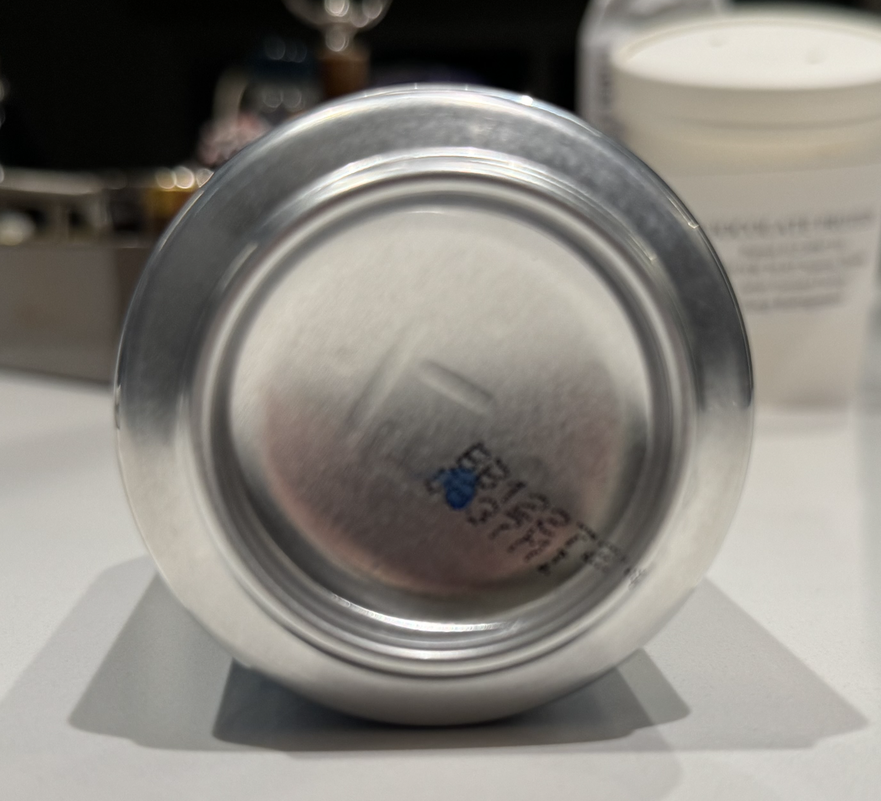
#> input picture can/can2.png, 881 x 801 px, shrunk from 1596 x 1450 before the run
$ python canCircles.py
#> lines starting #> are read from the running program, lines starting #| are printed output that depends on the picture
# required libraries
import cv2
import numpy as num

# image name so that the image can be taken from pycharm project files.
imageName = "can2.png"

# image name so that a new image can be saved to a new file and not overwrite the original
newImageName = "canCircle.jpg"

# defines the image needed using cv2
image = cv2.imread(imageName, cv2.IMREAD_COLOR)
#> image is the input picture: shape (801, 881, 3); mean B, G, R 125, 131.3, 134.9

# makes the image grey for easier detection
grey = cv2.cvtColor(image, cv2.COLOR_BGR2GRAY)

# blur the grey image
blurred = cv2.GaussianBlur(grey, (1, 1), 0)

# employs the use of hough circles (cv2 predefined method)
# makes the minRadius and maxRadius equal to 0 so that they have no limit and detect the largest circle (outer circle)
houghCircle = cv2.HoughCircles(blurred, cv2.HOUGH_GRADIENT,
                               1, 20, param1=50, param2=30, minRadius=0,
                               maxRadius=0)
#> houghCircle = 879 rows, first 8: [435.5, 407.5, 317.6], [446.5, 427.5, 237.3], [403.5, 401.5, 291.3], [454.5, 394.5, 232.8], [390.5, 376.5, 269.2], [470.5, 423.5, 278.9], [479.5, 375.5, 263.7], [434.5, 444.5, 235.7]

# if the circle created exists, common error when nothing is detected as none, so it prevents this
# if nothing is detected or created (maybe too blurred), then nothing will happen
if houghCircle is not None:

    # rounds the numbers to an unassigned long of 16 using numpy
    houghCircle = num.uint16(num.around(houghCircle))
#> houghCircle = 879 rows, first 8: [436, 408, 318], [446, 428, 237], [404, 402, 291], [454, 394, 233], [390, 376, 269], [470, 424, 279], [480, 376, 264], [434, 444, 236]

    # gets points a and b, and the radius that are needed to graph the circle
    for point in houghCircle[0, :]:
        a, b, r = point[0], point[1], point[2]

        # creates the actual circle using the original image, points a and b, radius
        # original image, center coordinates, radius, color, thickness
        # the color is in bgr, so the g for green is set
        cv2.circle(image, (a, b), r, (0, 255, 0), 10)

        # does the same but changes the radius to 1 so that there is a center dot.
        # the color is in bgr so the r for red is set
        cv2.circle(image, (a, b), 1, (0, 0, 255), 10)

        # displays the new image with overlay in a window named "Circle"
        cv2.imshow("Circle", image)

        # saves the image to file name "canCircle.jpg"
        cv2.imwrite(newImageName, image)

        # image closes after any key is pressed
        cv2.waitKey(0)
#> this loop made 879 passes
#> pass 1, `cv2.imshow("Circle", image)`:
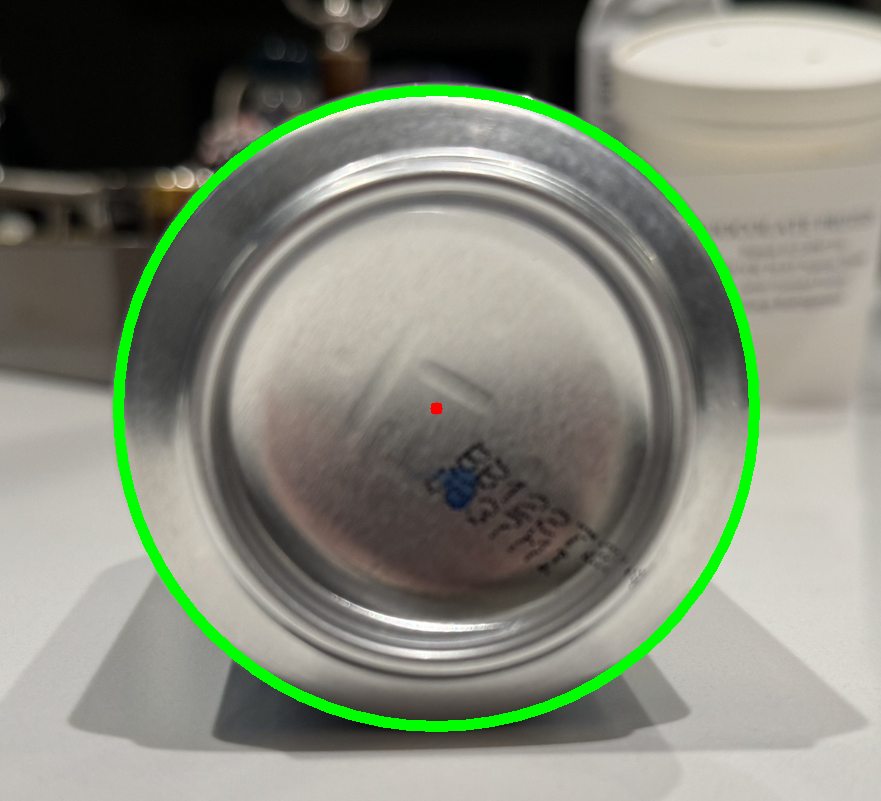
#> window 'Circle': shape (801, 881, 3); mean B, G, R 121, 135.1, 130.9
#> pass 2, `cv2.imshow("Circle", image)`:
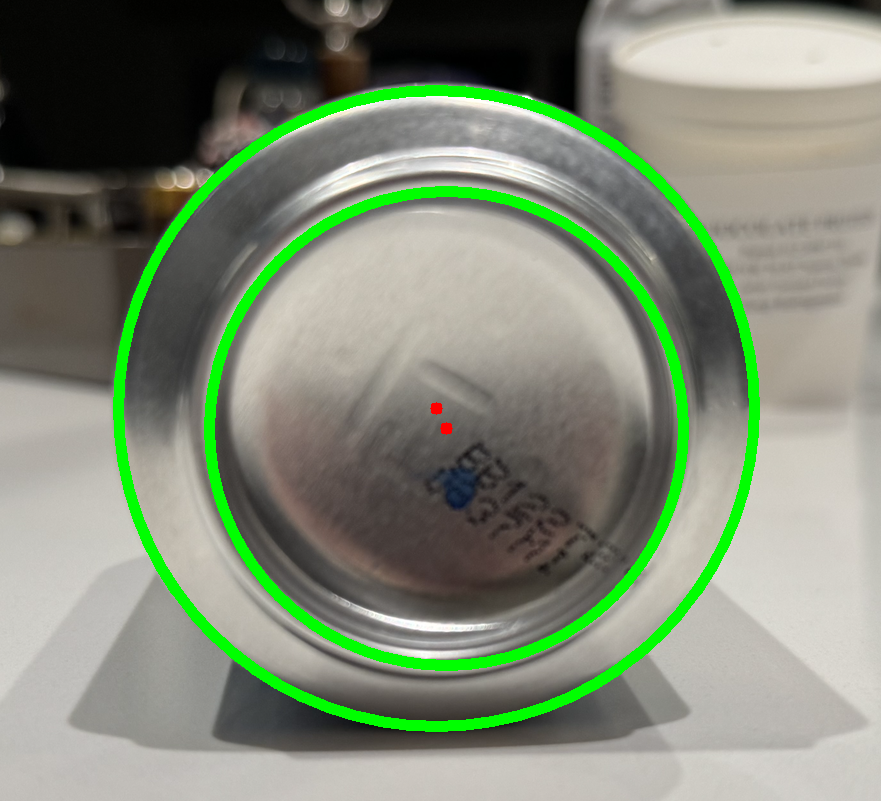
#> window 'Circle': shape (801, 881, 3); mean B, G, R 118, 137.8, 127.7
#> after the loop:
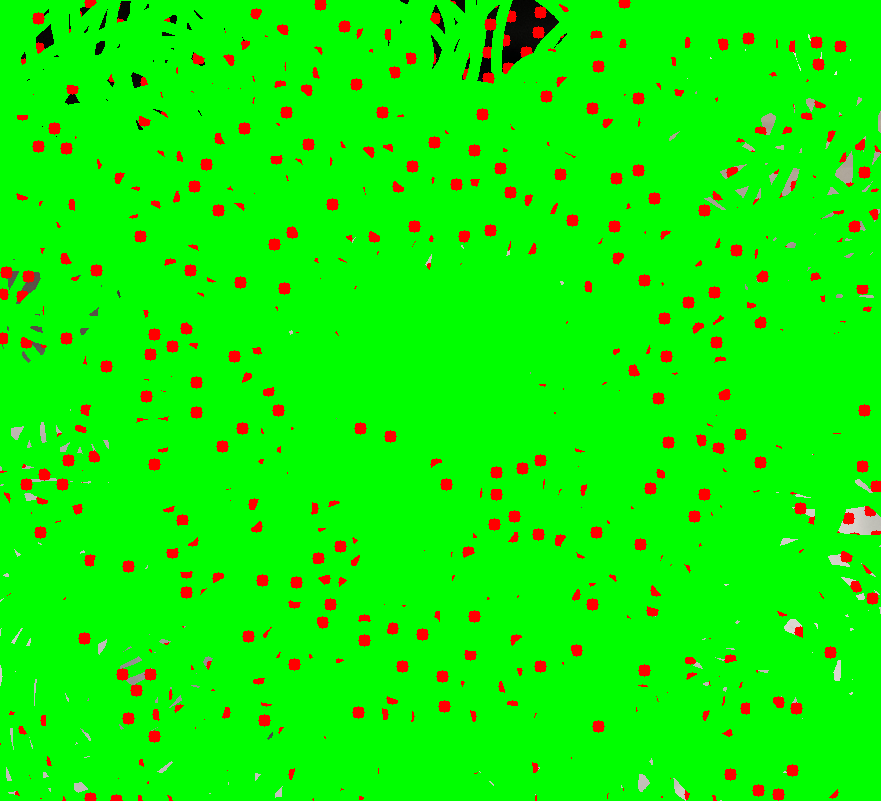
#> image: shape (801, 881, 3); mean B, G, R 1.5, 241.7, 12.8
